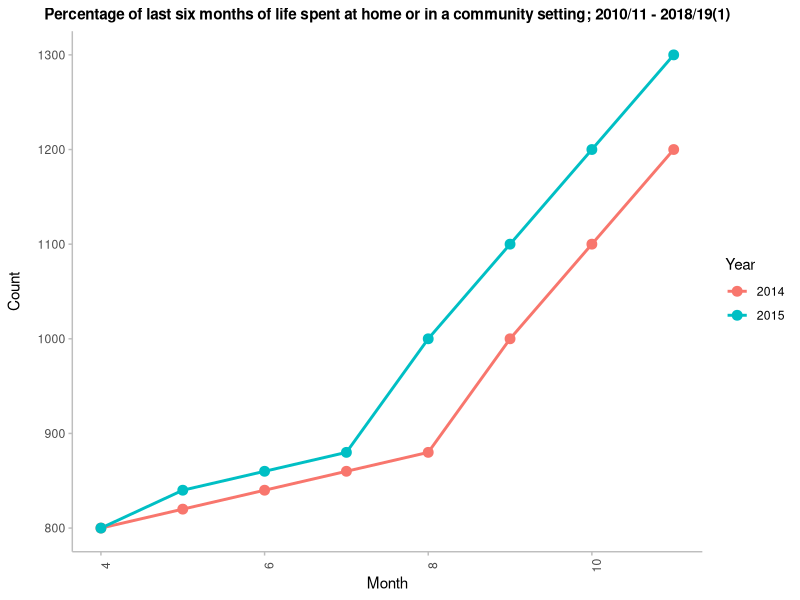

The R script that drew this image:
## ---- chunk 1

#Create a pseudo chart
library(ggplot2)

Year <- c(rep("2014", times = 8), rep("2015", times = 8))
Month <- rep(c(4, 5, 6, 7, 8, 9, 10, 11), times = 2)
Count <- c(800, 820, 840, 860, 880, 1000, 1100, 1200, 
           800, 840, 860, 880, 1000, 1100, 1200, 1300)

ChartData <- data.frame(Year, Month, Count)

chart <- ggplot(data = ChartData, aes(x = Month, y = Count, group = Year, color = Year)) +
  geom_line(size = 1) + 
  geom_point(size = 3) +
  theme(plot.title = element_text(hjust = 0.5, face = "bold", size = 11),
    panel.background = element_blank(),
    panel.grid.major = element_blank(), 
    panel.grid.minor = element_blank(),
    axis.text.x = element_text(angle = 90),
    axis.title.y = element_text(margin = margin(0,10,0,0)),
    axis.line = element_line(colour="grey"),
    axis.ticks = element_line(colour="grey")) +
  xlab("Month") + ylab("Count") +
  ggtitle("Percentage of last six months of life spent at home or in a community setting; 2010/11 - 2018/19(1)")

ggsave("chart1.png", plot = chart, device = "png", dpi = 300)

#Create contact information
contact1 <- c("Federico Centoni", "Information Analyst", 
              "0131 314 1532", "federico.centoni@nhs.net")
contact2 <- c("Alice Byers", "Senior Information Analyst", 
              "0131 314 1725", "alice.byers@nhs.net")
contact3 <- c("Aghimien Iyayi-Igbinovia", "Principal Information Analyst", 
              "0141 207 1616", "aghimien.iyayi-igbinovia@nhs.net")

contact <- data.frame(contact1, contact2, contact3)
## ---- chunk 2
    knitr::kable(contact, col.names=NULL)
